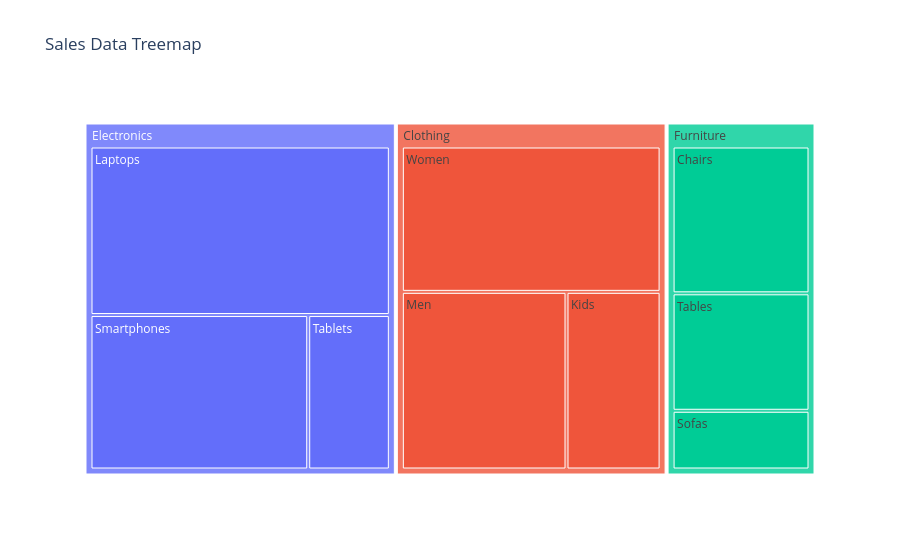

Source (notebook cell):
### Code cell
fig = px.treemap(
    df,
    path=['Category', 'Subcategory'],
    values='Sales',
    title='Sales Data Treemap'
)
fig.show()

### Figure 1 — Plotly figure (JSON) as saved in the notebook; plotly's stock layout.template omitted (floating-point values rounded to 4 significant figures)
{"data": [{"branchvalues": "total", "domain": {"x": [0, 1], "y": [0, 1]}, "hovertemplate": "labels=%{label}<br>Sales=%{value}<br>parent=%{parent}<br>id=%{id}<extra></extra>", "ids": ["Electronics/Laptops", "Electronics/Smartphones", "Electronics/Tablets", "Furniture/Chairs", "Furniture/Tables", "Furniture/Sofas", "Clothing/Men", "Clothing/Women", "Clothing/Kids", "Electronics", "Furniture", "Clothing"], "labels": ["Laptops", "Smartphones", "Tablets", "Chairs", "Tables", "Sofas", "Men", "Women", "Kids", "Electronics", "Furniture", "Clothing"], "name": "", "parents": ["Electronics", "Electronics", "Electronics", "Furniture", "Furniture", "Furniture", "Clothing", "Clothing", "Clothing", "", "", ""], "type": "treemap", "values": [120000.0, 80000.0, 30000.0, 50000.0, 40000.0, 20000.0, 70000.0, 90000.0, 40000.0, 230000.0, 110000.0, 200000.0]}], "layout": {"legend": {"tracegroupgap": 0}, "title": {"text": "Sales Data Treemap"}}}
